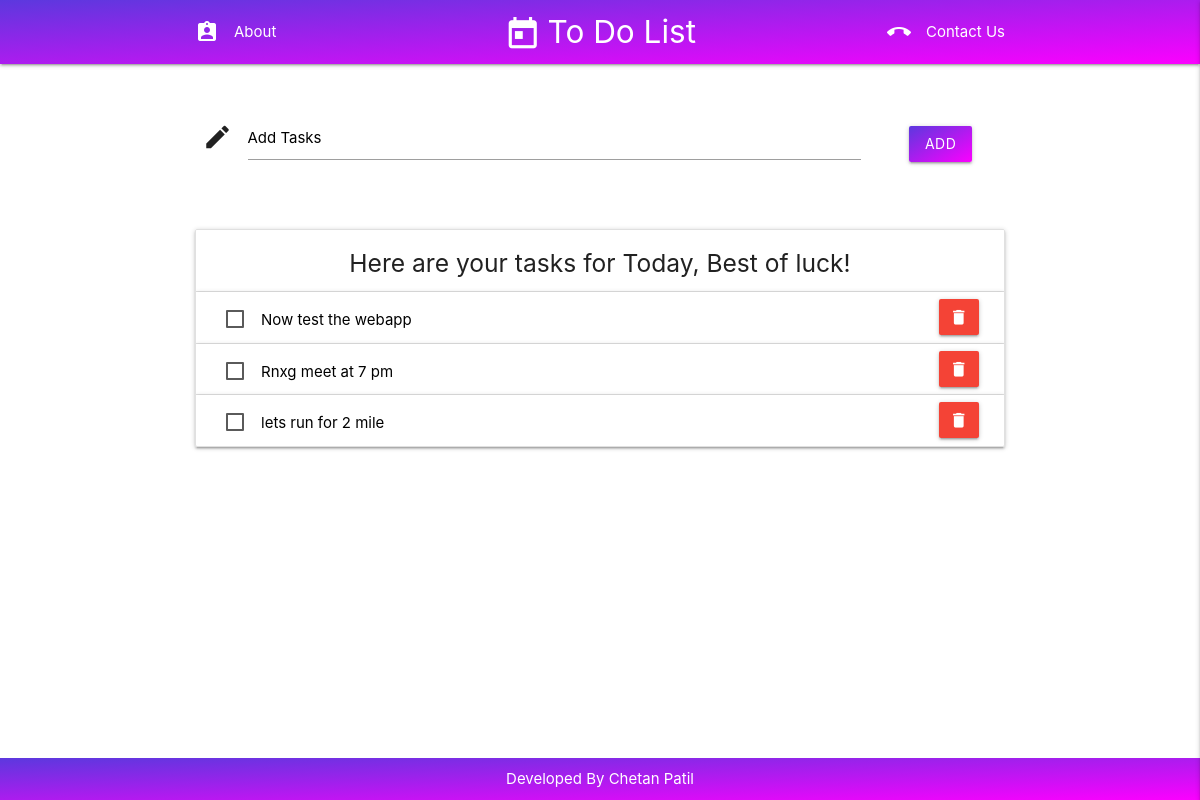
The page / on the database its author committed.
### todoapp/models.py (models this page shows, shortened)
class Todo(models.Model):
    added_date = models.DateTimeField(auto_now_add=True)
    text = models.CharField(max_length=200)

### todoapp/views.py (the view)
# urls.py: path('',views.index,name='index'),
def index(request):
    todo_items = Todo.objects.all().order_by('-added_date')
    data = {
        'todo_items': todo_items,
    }
    return render(request, 'todoapp/index.html', data)

### todoapp/templates/todoapp/index.html (shortened to what this page needs)
{% extends 'base.html' %}
{% block content %}
<div class="row">
    <form action="add_todo/" class="col s12" method="post">
        <div class="row">
            <div class="col s12">
                <div class="input-field col m10 ">
                    <i class=" material-icons prefix">mode_edit</i>
                    <textarea type="text" id="icon_prefix2" class="materialize-textarea" name="content"></textarea>
                    <label for="icon_prefix2" class="black-text">Add Tasks</label>
                </div>
                <div class="col center m2 "><button type="submit"
                        class="btn btn-primary btn-imp waves-effect ">Add</button>
                </div>
            </div>
        </div>
    </form>
</div>
<ul class="collection with-header z-depth-1">
    <li class="collection-header center">
        <h5 class="chc">Here are your tasks for Today, Best of luck!</h5>
    </li>
    {% for item in todo_items %}
    <li class="collection-item z-depth-1">
        <label>
            <span class="black-text">{{ item.text }}</span>
            <div class="right">
                <form action="delete_todo/{{ item.id }}/" action='post'>
                    <button type="submit" class="waves-effect  btn btn-del" style="background-color:#f44336;"><i
                            class="material-icons center ">delete</i></button>
                </form>
            </div>
        </label>
    </li>{% endfor %}
</ul>
{% endblock content %}

### todoapp/static/todoapp/css/style.css (style rules this page uses)
body { display: flex; min-height: 100vh; flex-direction: column; }
.collection { margin: 0 1rem 3rem 1rem !important; }
.collection-header { padding: 2px !important; }
.collection .collection-item { padding-top: 15px !important; }
.btn-imp { margin: 26px 0; background: linear-gradient(to bottom right, #5c38de, #fc00ff); }
.btn-del { margin-top: -8px !important; padding: 0px 10px !important; margin-left: -3rem !important; }
.chc { padding: 2px; }
.input-field label { color: rgb(221, 37, 215); }

### rows shown on the page
Todo: text "Now test the webapp"
Todo: text "Rnxg meet at 7 pm"
Todo: text "lets run for 2 mile"
